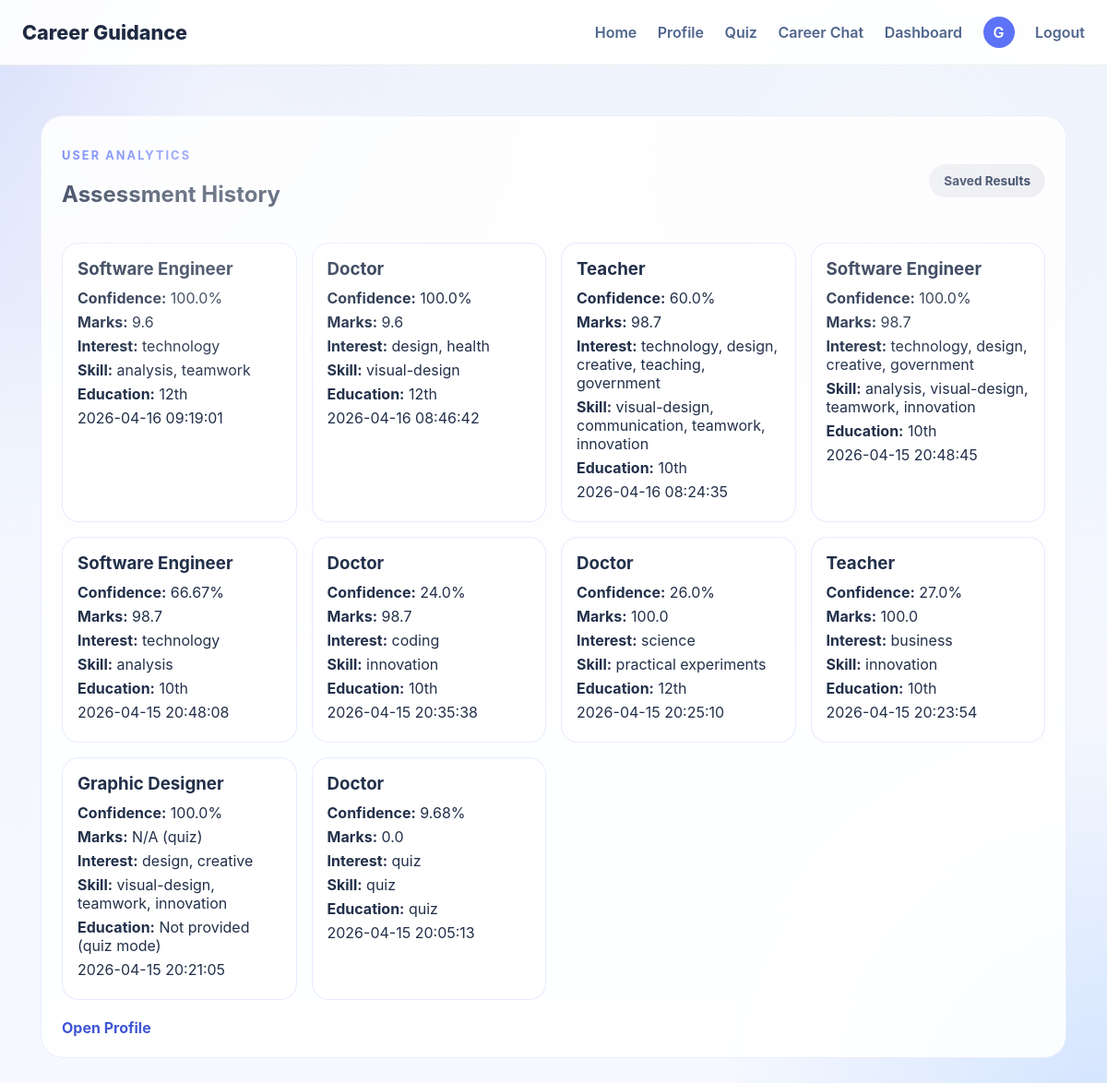
The app's page /dashboard (signed in) with its own data.
### tables this page shows
CREATE TABLE assessment_history (
            id INTEGER PRIMARY KEY AUTOINCREMENT,
            user_id INTEGER NOT NULL,
            marks REAL,
            stream TEXT,
            interest TEXT,
            skill TEXT,
            talent TEXT,
            education TEXT,
            predicted_career TEXT NOT NULL,
            confidence_score REAL,
            top_careers_json TEXT NOT NULL,
            created_at TIMESTAMP DEFAULT CURRENT_TIMESTAMP,
            FOREIGN KEY(user_id) REFERENCES users(id)
        );

### app.py (the view)
@app.route("/dashboard")
@login_required
def dashboard():
    connection = get_db_connection()
    rows = connection.execute(
        """
        SELECT id, predicted_career, confidence_score, marks, interest, skill, education, created_at
        FROM assessment_history
        WHERE user_id = ?
        ORDER BY id DESC
        """,
        (session["user_id"],),
    ).fetchall()
    connection.close()
    history = [dict(row) for row in rows]
    return render_template("dashboard.html", history=history)

### app.py (called while the page is built)
def get_db_connection():
    connection = sqlite3.connect(DATABASE_PATH)
    connection.row_factory = sqlite3.Row
    return connection

def login_required(view_func):
    @wraps(view_func)
    def wrapped_view(*args, **kwargs):
        if "user_id" not in session:
            flash("Please login to continue.", "error")
            return redirect(url_for("login"))
        return view_func(*args, **kwargs)
    return wrapped_view

@app.context_processor
def inject_user():
    return {"current_user": session.get("username")}

### templates/dashboard.html (shortened to what this page needs)
<!doctype html>
<html lang="en">
  <head>
    <link rel="stylesheet" href="{{ url_for('static', filename='style.css') }}">
  </head>
  <body>
    <nav>
      <div class="brand">Career Guidance</div>
      <div class="nav-links">
        <a href="/">Home</a>
        <a href="/profile">Profile</a>
        <a href="/quiz?reset=1">Quiz</a>
        <a href="/chat">Career Chat</a>
        <a href="/dashboard">Dashboard</a>
        <a class="profile-avatar" href="/profile" title="Open profile">{{ (current_user or 'U')[:1]|upper }}</a>
        <a href="/logout">Logout</a>
      </div>
    </nav>
    <div class="page-wrapper">
      <section class="card form-panel">
        <div class="form-header">
          <div>
            <p class="panel-label">User analytics</p>
            <h2>Assessment History</h2>
          </div>
          <span class="badge badge-secondary">Saved Results</span>
        </div>
        {% if history %}
          <div class="history-grid">
            {% for item in history %}
              <div class="history-card">
                <h3>{{ item.predicted_career }}</h3>
                <p><strong>Confidence:</strong> {{ (item.confidence_score * 100)|round(2) }}%</p>
                <p><strong>Marks:</strong> {{ item.marks if item.marks is not none else "N/A (quiz)" }}</p>
                <p><strong>Interest:</strong> {{ item.interest }}</p>
                <p><strong>Skill:</strong> {{ item.skill }}</p>
                <p><strong>Education:</strong> {{ item.education }}</p>
                <p class="small-text">{{ item.created_at }}</p>
              </div>
            {% endfor %}
          </div>
        {% else %}
          <p>No assessment history yet. Start your first assessment.</p>
        {% endif %}
        <div class="link-row">
          <a href="/profile">Open Profile</a>
        </div>
      </section>
    </div>
  </body>
</html>

### static/style.css (style rules this page uses)
* { box-sizing: border-box; }
body { margin: 0; font-family: 'Inter', Arial, sans-serif; background: radial-gradient(circle at top left, rgba(92, 115, 247, 0.18), transparent 30%), radial-gradient(circle at bottom right, rgba(96, 160, 254, 0.24), transparent 25%), linear-gradient(180deg, #eef3fc 0%, #f7f9ff 100%); color: #22304a; }
body::before { content: ''; position: fixed; inset: 0; background: radial-gradient(circle at 20% 10%, rgba(255,255,255,0.5), transparent 22%), radial-gradient(circle at 80% 15%, rgba(255,255,255,0.3), transparent 18%); pointer-events: none; }
nav { background: rgba(255,255,255,0.92); border-bottom: 1px solid rgba(38, 51, 74, 0.08); backdrop-filter: blur(12px); padding: 18px 24px; display: flex; justify-content: space-between; align-items: center; position: sticky; top: 0; z-index: 10; }
nav .brand { font-weight: 800; font-size: 1.35rem; color: #1f2b43; }
nav .nav-links a { margin-left: 18px; text-decoration: none; color: #4f658c; font-weight: 600; transition: color 0.2s ease; }
.profile-avatar { margin-left: 18px; width: 34px; height: 34px; border-radius: 999px; display: inline-flex; align-items: center; justify-content: center; background: #5c73f7; color: #ffffff !important; font-weight: 800; text-transform: uppercase; }
.page-wrapper { max-width: 1160px; margin: 0 auto; padding: 30px 24px 60px; }
.stat-card, .feature-card, .summary-card, .chat-status, .form-panel { background: rgba(255,255,255,0.9); border: 1px solid rgba(92, 115, 247, 0.12); border-radius: 24px; padding: 22px; }
.panel-header, .form-header { display: flex; align-items: center; justify-content: space-between; gap: 18px; margin-bottom: 18px; }
.panel-label { text-transform: uppercase; font-size: 0.8rem; letter-spacing: 0.16em; color: #5c73f7; font-weight: 700; }
.badge, .status-pill { display: inline-flex; align-items: center; justify-content: center; padding: 10px 16px; border-radius: 999px; font-size: 0.85rem; font-weight: 700; }
.badge { background: rgba(92, 115, 247, 0.12); color: #2c49c5; }
.badge-secondary { background: rgba(47, 54, 88, 0.08); color: #2a3a5a; }
.form-panel { margin-top: 24px; }
.history-grid { display: grid; grid-template-columns: repeat(auto-fill, minmax(220px, 1fr)); gap: 16px; }
.history-card { border: 1px solid rgba(92, 115, 247, 0.14); border-radius: 18px; padding: 16px; background: rgba(255, 255, 255, 0.94); }
.history-card h3 { margin-top: 0; margin-bottom: 10px; }
.history-card p { margin: 6px 0; }
.link-row { margin-top: 20px; }
.link-row a { color: #4056d6; text-decoration: none; font-weight: 700; }

### records on screen
assessment_history: predicted_career "Software Engineer", (item.confidence_score*100)|round(2) "100.0", marks "9.6", interest "technology", skill "analysis, teamwork", education "12th", created_at "2026-04-16 09:19:01"
assessment_history: predicted_career "Doctor", (item.confidence_score*100)|round(2) "100.0", marks "9.6", interest "design, health", skill "visual-design", education "12th", created_at "2026-04-16 08:46:42"
assessment_history: predicted_career "Teacher", (item.confidence_score*100)|round(2) "60.0", marks "98.7", interest "technology, design, creative, teaching, government", skill "visual-design, communication, teamwork, innovation", education "10th", created_at "2026-04-16 08:24:35"
assessment_history: predicted_career "Software Engineer", (item.confidence_score*100)|round(2) "100.0", marks "98.7", interest "technology, design, creative, government", skill "analysis, visual-design, teamwork, innovation", education "10th", created_at "2026-04-15 20:48:45"
assessment_history: predicted_career "Software Engineer", (item.confidence_score*100)|round(2) "66.67", marks "98.7", interest "technology", skill "analysis", education "10th", created_at "2026-04-15 20:48:08"
assessment_history: predicted_career "Doctor", (item.confidence_score*100)|round(2) "24.0", marks "98.7", interest "coding", skill "innovation", education "10th", created_at "2026-04-15 20:35:38"
assessment_history: predicted_career "Doctor", (item.confidence_score*100)|round(2) "26.0", marks "100.0", interest "science", skill "practical experiments", education "12th", created_at "2026-04-15 20:25:10"
assessment_history: predicted_career "Teacher", (item.confidence_score*100)|round(2) "27.0", marks "100.0", interest "business", skill "innovation", education "10th", created_at "2026-04-15 20:23:54"
assessment_history: predicted_career "Graphic Designer", (item.confidence_score*100)|round(2) "100.0", marks "N/A (quiz)", interest "design, creative", skill "visual-design, teamwork, innovation", education "Not provided (quiz mode)", created_at "2026-04-15 20:21:05"
assessment_history: predicted_career "Doctor", (item.confidence_score*100)|round(2) "9.68", marks "0.0", interest "quiz", skill "quiz", education "quiz", created_at "2026-04-15 20:05:13"

### other values on screen
{{ (current_user or 'U')[:1]|upper }} "G"
